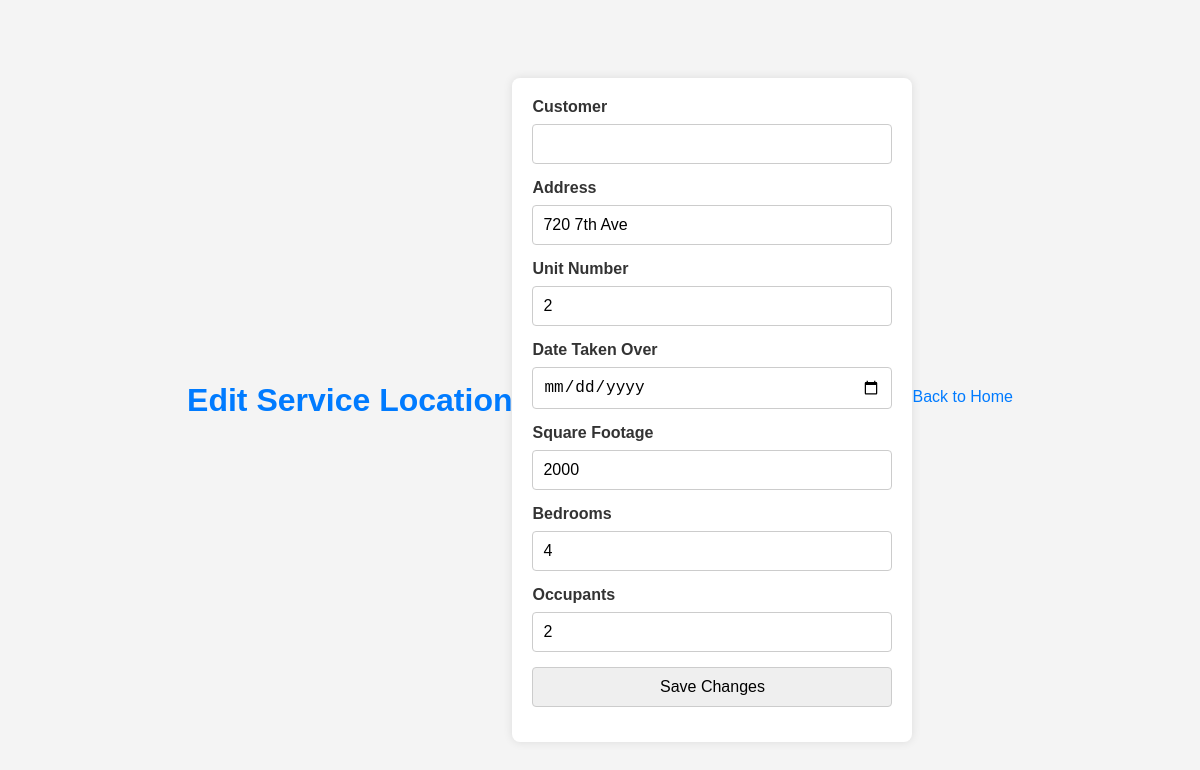
/edit_service_location/10, run on the app's committed database.
### app.py (models this page shows)
class ServiceLocation(db.Model):
    id = db.Column(db.Integer, primary_key=True)
    user_id = db.Column(db.Integer, db.ForeignKey('user.id'), nullable=False)
    address = db.Column(db.String(255), nullable=False)
    unit_number = db.Column(db.String(20), nullable=True)
    square_footage = db.Column(db.Integer, nullable=True)
    bedrooms = db.Column(db.Integer, nullable=True)
    occupants = db.Column(db.Integer, nullable=True)

### app.py (the view, shortened to what this page needs)
@app.route('/edit_service_location/<int:location_id>', methods=['GET', 'POST'])
def edit_service_location(location_id):
    form = EditServiceLocationForm()
    location = ServiceLocation.query.get(location_id)
    form.address.data = location.address
    form.unit_number.data = location.unit_number
    form.square_footage.data = location.square_footage
    form.bedrooms.data = location.bedrooms
    form.occupants.data = location.occupants
    return render_template('edit_service_location.html', form=form, location=location)

### app.py
class EditServiceLocationForm(FlaskForm):
    customer = StringField('Customer', validators=[InputRequired()])
    address = StringField('Address', validators=[InputRequired()])
    unit_number = StringField('Unit Number', validators=[InputRequired()])
    date_taken_over = DateField('Date Taken Over', validators=[InputRequired()])
    square_footage = IntegerField('Square Footage', validators=[InputRequired()])
    bedrooms = IntegerField('Bedrooms', validators=[InputRequired()])
    occupants = IntegerField('Occupants', validators=[InputRequired()])
    submit = SubmitField('Save Changes')

### templates/edit_service_location.html (shortened to what this page needs)
<!DOCTYPE html>
<html lang="en">
<head>
</head>
<body>
    <h1>Edit Service Location</h1>
    <form method="POST" action="">
        {{ form.customer.label }} {{ form.customer }}
        {{ form.address.label }} {{ form.address }}
        {{ form.unit_number.label }} {{ form.unit_number }}
        {{ form.date_taken_over.label }} {{ form.date_taken_over }}
        {{ form.square_footage.label }} {{ form.square_footage }}
        {{ form.bedrooms.label }} {{ form.bedrooms }}
        {{ form.occupants.label }} {{ form.occupants }}
        {{ form.submit }}
    </form>
    <p><a href="{{ url_for('index') }}">Back to Home</a></p>
</body>
</html>

### templates/edit_service_location.html (style rules this page uses)
body { font-family: Arial, sans-serif; background-color: #f4f4f4; margin: 0; padding: 0; display: flex; align-items: center; justify-content: center; height: 100vh; }
h1 { text-align: center; color: #007bff; }
form { max-width: 400px; width: 100%; background-color: #fff; padding: 20px; border-radius: 8px; box-shadow: 0 0 10px rgba(0, 0, 0, 0.1); box-sizing: border-box; margin-top: 20px; }
label { display: block; margin-bottom: 8px; font-weight: bold; color: #333; }
input, select { width: 100%; padding: 10px; margin-bottom: 15px; box-sizing: border-box; border: 1px solid #ccc; border-radius: 4px; font-size: 16px; }
p { color: #333; text-align: center; margin-top: 10px; }
a { color: #007bff; text-decoration: none; }

### data on the page
ServiceLocation: address "720 7th Ave", unit_number "2", square_footage "2000", bedrooms "4", occupants "2"
